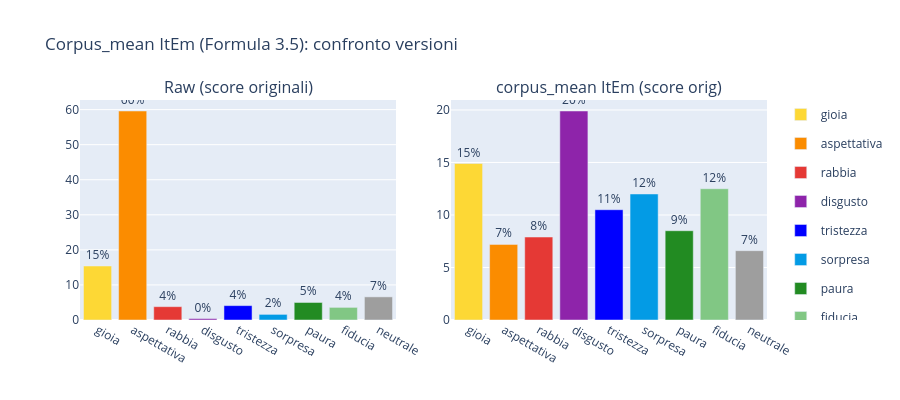

Write notebook code for a chart like this one.
### Code cell
results_raw_versions = {}
results_cm_ibridi    = {}
for vname, df_e in MATRICES.items():
    df_raw_v = detect_emotions(df_corpus, df_tokens, df_e)
    results_raw_versions[vname] = df_raw_v
    results_cm_ibridi[vname], _ = apply_corpus_mean_norm(df_raw_v)

plot_emotion_grid(
    panels=[
        ('Raw (score originali)', df_raw),
        ('corpus_mean ItEm (score orig)',   results_cm_ibridi['Originale (α=0)']),
    ],
    total=total,
    title='Corpus_mean ItEm (Formula 3.5): confronto versioni',
).show()

### Figure 1 — Plotly figure (JSON) as saved in the notebook; plotly's stock layout.template omitted (floating-point values rounded to 4 significant figures)
{"data": [{"legendgroup": "gioia", "marker": {"color": "#FDD835"}, "name": "gioia", "showlegend": true, "text": ["15%"], "textposition": "outside", "x": ["gioia"], "y": [15.4], "type": "bar", "xaxis": "x", "yaxis": "y"}, {"legendgroup": "aspettativa", "marker": {"color": "#FB8C00"}, "name": "aspettativa", "showlegend": true, "text": ["60%"], "textposition": "outside", "x": ["aspettativa"], "y": [59.6], "type": "bar", "xaxis": "x", "yaxis": "y"}, {"legendgroup": "rabbia", "marker": {"color": "#E53935"}, "name": "rabbia", "showlegend": true, "text": ["4%"], "textposition": "outside", "x": ["rabbia"], "y": [3.8], "type": "bar", "xaxis": "x", "yaxis": "y"}, {"legendgroup": "disgusto", "marker": {"color": "#8E24AA"}, "name": "disgusto", "showlegend": true, "text": ["0%"], "textposition": "outside", "x": ["disgusto"], "y": [0.4], "type": "bar", "xaxis": "x", "yaxis": "y"}, {"legendgroup": "tristezza", "marker": {"color": "#0000FF"}, "name": "tristezza", "showlegend": true, "text": ["4%"], "textposition": "outside", "x": ["tristezza"], "y": [4.1], "type": "bar", "xaxis": "x", "yaxis": "y"}, {"legendgroup": "sorpresa", "marker": {"color": "#039BE5"}, "name": "sorpresa", "showlegend": true, "text": ["2%"], "textposition": "outside", "x": ["sorpresa"], "y": [1.6], "type": "bar", "xaxis": "x", "yaxis": "y"}, {"legendgroup": "paura", "marker": {"color": "#228B22"}, "name": "paura", "showlegend": true, "text": ["5%"], "textposition": "outside", "x": ["paura"], "y": [5.0], "type": "bar", "xaxis": "x", "yaxis": "y"}, {"legendgroup": "fiducia", "marker": {"color": "#81C784"}, "name": "fiducia", "showlegend": true, "text": ["4%"], "textposition": "outside", "x": ["fiducia"], "y": [3.6], "type": "bar", "xaxis": "x", "yaxis": "y"}, {"legendgroup": "neutrale", "marker": {"color": "#9E9E9E"}, "name": "neutrale", "showlegend": true, "text": ["7%"], "textposition": "outside", "x": ["neutrale"], "y": [6.6], "type": "bar", "xaxis": "x", "yaxis": "y"}, {"legendgroup": "gioia", "marker": {"color": "#FDD835"}, "name": "gioia", "showlegend": false, "text": ["15%"], "textposition": "outside", "x": ["gioia"], "y": [14.9], "type": "bar", "xaxis": "x2", "yaxis": "y2"}, {"legendgroup": "aspettativa", "marker": {"color": "#FB8C00"}, "name": "aspettativa", "showlegend": false, "text": ["7%"], "textposition": "outside", "x": ["aspettativa"], "y": [7.2], "type": "bar", "xaxis": "x2", "yaxis": "y2"}, {"legendgroup": "rabbia", "marker": {"color": "#E53935"}, "name": "rabbia", "showlegend": false, "text": ["8%"], "textposition": "outside", "x": ["rabbia"], "y": [7.9], "type": "bar", "xaxis": "x2", "yaxis": "y2"}, {"legendgroup": "disgusto", "marker": {"color": "#8E24AA"}, "name": "disgusto", "showlegend": false, "text": ["20%"], "textposition": "outside", "x": ["disgusto"], "y": [19.9], "type": "bar", "xaxis": "x2", "yaxis": "y2"}, {"legendgroup": "tristezza", "marker": {"color": "#0000FF"}, "name": "tristezza", "showlegend": false, "text": ["11%"], "textposition": "outside", "x": ["tristezza"], "y": [10.5], "type": "bar", "xaxis": "x2", "yaxis": "y2"}, {"legendgroup": "sorpresa", "marker": {"color": "#039BE5"}, "name": "sorpresa", "showlegend": false, "text": ["12%"], "textposition": "outside", "x": ["sorpresa"], "y": [12.0], "type": "bar", "xaxis": "x2", "yaxis": "y2"}, {"legendgroup": "paura", "marker": {"color": "#228B22"}, "name": "paura", "showlegend": false, "text": ["9%"], "textposition": "outside", "x": ["paura"], "y": [8.5], "type": "bar", "xaxis": "x2", "yaxis": "y2"}, {"legendgroup": "fiducia", "marker": {"color": "#81C784"}, "name": "fiducia", "showlegend": false, "text": ["12%"], "textposition": "outside", "x": ["fiducia"], "y": [12.5], "type": "bar", "xaxis": "x2", "yaxis": "y2"}, {"legendgroup": "neutrale", "marker": {"color": "#9E9E9E"}, "name": "neutrale", "showlegend": false, "text": ["7%"], "textposition": "outside", "x": ["neutrale"], "y": [6.6], "type": "bar", "xaxis": "x2", "yaxis": "y2"}], "layout": {"xaxis": {"anchor": "y", "domain": [0.0, 0.46]}, "yaxis": {"anchor": "x", "domain": [0.0, 1.0]}, "xaxis2": {"anchor": "y2", "domain": [0.54, 1.0]}, "yaxis2": {"anchor": "x2", "domain": [0.0, 1.0]}, "annotations": [{"font": {"size": 16}, "showarrow": false, "text": "Raw (score originali)", "x": 0.23, "xanchor": "center", "xref": "paper", "y": 1.0, "yanchor": "bottom", "yref": "paper"}, {"font": {"size": 16}, "showarrow": false, "text": "corpus_mean ItEm (score orig)", "x": 0.77, "xanchor": "center", "xref": "paper", "y": 1.0, "yanchor": "bottom", "yref": "paper"}], "title": {"text": "Corpus_mean ItEm (Formula 3.5): confronto versioni"}, "barmode": "group", "height": 400}}
